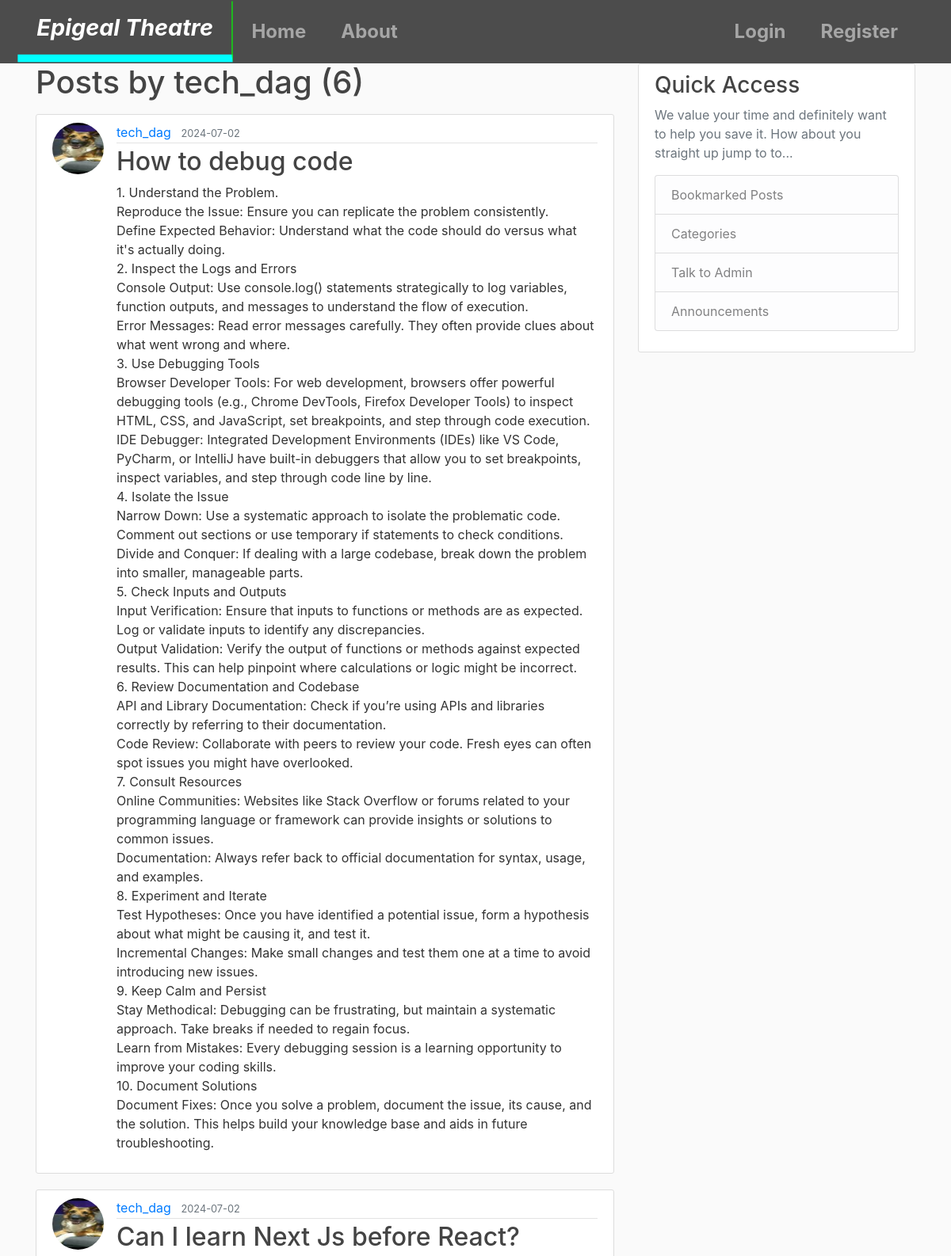
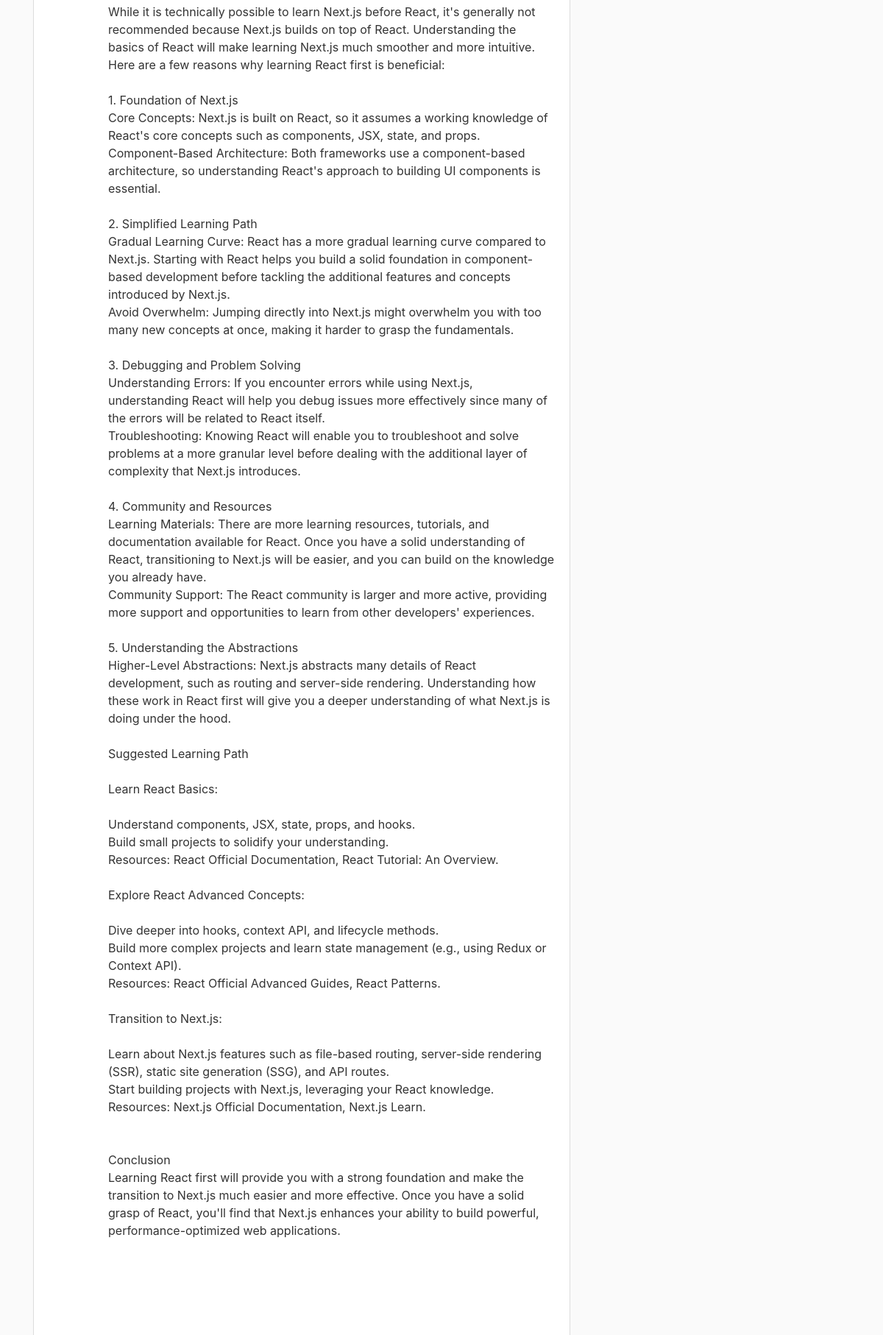
Page /user/tech_dag (upper part) on the committed database (2 pictures, top to bottom).
### flaskblog/models.py (models this page shows, shortened)
class User(db.Model, UserMixin):
	id = db.Column(db.Integer, primary_key=True)
	username =  db.Column(db.String(20), unique=True,nullable=False)
	email = db.Column(db.String(120), unique=True,nullable=False)
	image_file = db.Column(db.String(20),nullable=False, default = 'default.jpg')
	password = db.Column(db.String(60),nullable=False)
	posts = db.relationship('Post', backref='author', lazy=True)

class Post(db.Model):
	id = db.Column(db.Integer,primary_key=True)
	title=db.Column(db.String(100), nullable=False)
	date_posted = db.Column(db.DateTime, nullable=False, default=datetime.utcnow)
	content = db.Column(db.Text, nullable=False)
	user_id =db.Column(db.Integer, db.ForeignKey('user.id'), nullable=False)

### flaskblog/users/routes.py (the view)
@users.route("/user/<string:username>")
def user_posts(username):
	page = request.args.get('page',1, type=int)
	user =User.query.filter_by(username=username).first_or_404()
	posts = Post.query.filter_by(author=user).order_by(Post.date_posted.desc()).paginate(page=page, per_page=5)
	return render_template('user_post.html', posts=posts, user=user)

### flaskblog/templates/user_post.html (shortened to what this page needs)
{% extends "layout.html" %}
{% block content %}
	<h1 class = "mb-3">Posts by {{ user.username }} ({{ posts.total }})</h1>
		{% for post in posts.items %}
		<article class="media content-section">
			<img class= "rounded-circle article-img" src="{{ url_for('static', filename='assets/' + post.author.image_file) }}">
			<div class="media-body">
			    <div class="article-metadata">
			      <a class="mr-2" href="{{ url_for('users.user_posts', username=post.author.username) }}">{{ post.author.username }}</a>
			      <small class="text-muted">{{ post.date_posted.strftime('%Y-%m-%d') }}</small>
			    </div>
			    <h2><a class="article-title" href="{{ url_for('posts.post', post_id=post.id) }}">{{ post.title }}</a></h2>
			    <p class="article-content">{{ post.content }}</p>
			</div>
		</article>
		{% endfor %}
{% endblock content %}

### flaskblog/static/main.css (style rules this page uses)
body { background: #fafafa; color: #333333; margin-top: 5rem; }
h1, h2, h3, h4, h5, h6 { color: #444444; }
.content-section { background: #ffffff; padding: 10px 20px; border: 1px solid #dddddd; border-radius: 3px; margin-bottom: 20px; }
.article-title { color: #444444; }
.article-content { white-space: pre-line; }
.article-img { height: 65px; width: 65px; margin-right: 16px; }
.article-metadata { padding-bottom: 1px; margin-bottom: 4px; border-bottom: 1px solid #e3e3e3 }

### rows in the picture
User: username "tech_dag"
Post: image_file (picture), author.username "tech_dag", date_posted "2024-07-02", title "How to debug code", content "1. Understand the Problem. Reproduce the Issue: Ensure you can replicate the problem consistently. Define Expected Behavior: Understand what the code should do versus what it's actually doing. 2. Inspect the Logs and Errors Console Output: Use console.log() statements strategically to log variables, function outputs, and messages to understand the flow of execution. Error Messages: Read error messages carefully. They often provide clues about what went wrong and where. 3. Use Debugging Tools Browser Developer Tools: For web development, browsers offer powerful debugging tools (e.g., Chrome DevTools, Firefox Developer Tools) to inspect HTML, CSS, and JavaScript, set breakpoints, and step…"
Post: image_file (picture), author.username "tech_dag", date_posted "2024-07-02", title "Can I learn Next Js before React?", content "While it is technically possible to learn Next.js before React, it's generally not recommended because Next.js builds on top of React. Understanding the basics of React will make learning Next.js much smoother and more intuitive. Here are a few reasons why learning React first is beneficial: 1. Foundation of Next.js Core Concepts: Next.js is built on React, so it assumes a working knowledge of React's core concepts such as components, JSX, state, and props. Component-Based Architecture: Both frameworks use a component-based architecture, so understanding React's approach to building UI components is essential. 2. Simplified Learning Path Gradual Learning Curve: React has a more gradual…"

### other values in the picture
{{ posts.total }} "6"
